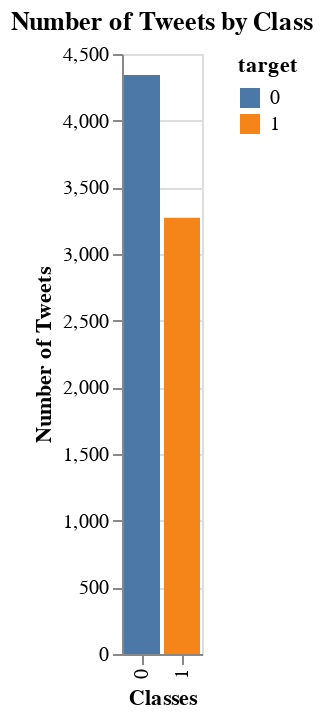

Here is the notebook cell this chart was saved with:
### Code cell
#Instances By Class
instance = alt.Chart(train).mark_bar().encode(
    alt.X('target:N', title = 'Classes'),
    alt.Y('count()', title = 'Number of Tweets'),
    color = alt.Color('target:N')
).properties(title = 'Number of Tweets by Class')

#removing limit of 5000 rows in altair chart
alt.data_transformers.disable_max_rows()
#showing chart
instance

### Figure 1 — Vega-Lite specification as saved in the notebook (floating-point values rounded to 4 significant figures; data arrays with more than 128 entries replaced by an {"elided": "..."} marker saying what was removed)
{"config": {"view": {"continuousWidth": 400, "continuousHeight": 300}}, "data": {"name": "data-8c4574818ffad790fa8982004fd44a97"}, "mark": "bar", "encoding": {"color": {"field": "target", "type": "nominal"}, "x": {"field": "target", "title": "Classes", "type": "nominal"}, "y": {"aggregate": "count", "title": "Number of Tweets", "type": "quantitative"}}, "title": "Number of Tweets by Class", "$schema": "https://vega.github.io/schema/vega-lite/v4.17.0.json", "datasets": {"data-8c4574818ffad790fa8982004fd44a97": {"elided": "7613 records"}}}
